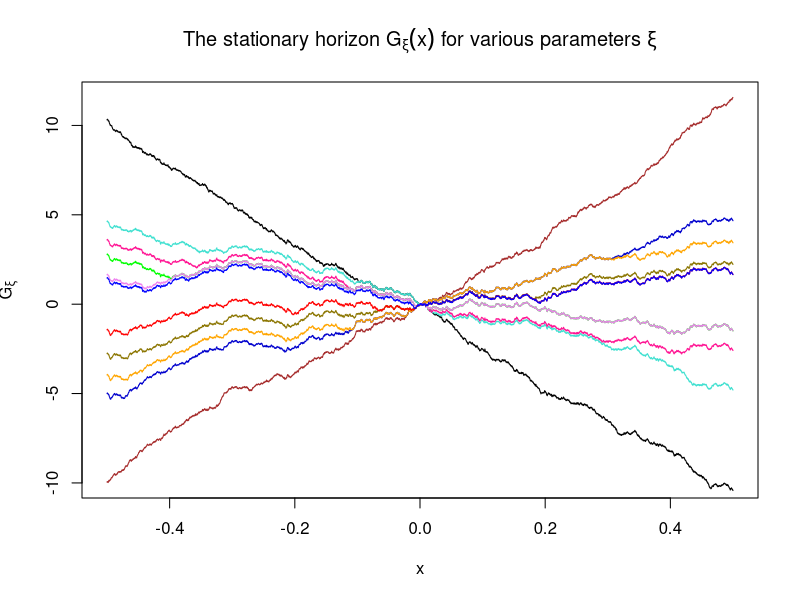

This figure's R source:
###############################################
# This function is the ququeing mapping D 
# from the paper "Global structure of 
# competition interfaces and semi-infinite geodesics in 
# Brownian last-passage percolation"
# Z1 and Z2 are vectors of BMS with drift
# drift of Z2 must be bigger than drift of Z1
# N_points is the length of the vectors
###############################################
D_queue <- function(Z2,Z1)
{
  N_points <- length(Z1)
  
  max_from_zero <- max(Z1 - Z2)
  
  max_from_t <- rep(NA,N_points)
  
  max_from_t[1] <- max_from_zero
  
  # getting a function for the max after time t
  for(i in 2:N_points)
  {
    if(Z1[i - 1] - Z2[i - 1] == max_from_t[i - 1])
    {
      max_from_t[i] <- max(Z1[i:N_points] - Z2[i:N_points])
    }
    else
    {
      max_from_t[i] <- max_from_t[i - 1]
    }
  }
  
  return(Z1 + max_from_zero - max_from_t)
  
}


#################################################################
# This is the mapping D^n that maps n functions to a single one. It works recursively
# Z is a matrix. The number of rows is the number of inputs to the function
# the columns are the disctretized versions of the input functions
#################################################################
general_D_queue <- function(Z)
{
  N_functions <- nrow(Z)
  
  # set the base for the recursion
  if(N_functions == 1)
  {
    return(as.vector(Z))
  }
  
  my_matrix <- matrix(Z[2:N_functions,],nrow = N_functions - 1,ncol = ncol(Z))
  
  return(D_queue(general_D_queue(my_matrix),Z[1,]))
}






###########################################################
# now simulating the stationary horizon (SH). 
# The default is the parameterization from the paper 
# "The stationary horizon and semi-infinite geodesics in the directed landscape"
# where each BM has diffusivity \sqrt 2 and drift 2\xi. The parameters can be changed
#######################################################
xi_vector <- c(-10,-5,-3,-2,-1,0,1,2,3,5,10)

N_functions <- length(xi_vector)

# parameters for the SH
diffusivity <- sqrt(2)

drift_factor <- 2

# end is where we will stop simulating. 
# We will want to make this big enough so that the max is unlikeley to occur after that time
end <- 2
step_size <- 0.0001

vertical_step_size <- sqrt(step_size)

N_points <- end/step_size

## each row will be a discretized, independent Brownian motion with appropriate drift
BM_drifts <- matrix(0,nrow = N_functions,ncol = N_points)

## each row will be the discretized Busemann function
Buse_functions <- matrix(0,nrow = N_functions,ncol = N_points)

# simulate the independent Brownian motions
for(i in 1:N_functions)
{
  for(j in 2:N_points)
  {
    BM_drifts[i,j] <- BM_drifts[i,j - 1] + diffusivity*rnorm(1,drift_factor/diffusivity*xi_vector[i]*step_size,vertical_step_size)
  }
}

# Now, we send these through the queueing mappings
# the output is a N_functions-dimensional vector of the stationary horizon with the specified drifts  
for(i in 1:N_functions)
{
  modified_matrix <- matrix(BM_drifts[1:i,],nrow = i,ncol = N_points)
  output_vector <- general_D_queue(modified_matrix)
  ## We center in the middle, then reverse time and make everything negative.
  Buse_functions[i,] <- -rev(output_vector - output_vector[N_points/2])
  
}


# we use a division factor to truncate the range we are looking at. 
# We are trying to simulate the sup of a BM with drift in an infinite time interval
# our simulation is therefore less valid near the boundary of the range we use. 
division_factor <- 4
x_vals <- seq(-end/division_factor,end/division_factor,length.out = N_points/division_factor*2 + 1)

# plot the functions on the same graph. Modify this for a different number of functions simulated 
plot(x_vals,Buse_functions[11,(N_points/division_factor):(3*N_points/division_factor)],type = "l",col = "brown",xlab = "x",ylab = expression(G[{xi}])) 
lines(x_vals,Buse_functions[1,(N_points/division_factor):(3*N_points/division_factor)],type = "l",col = "black")
lines(x_vals,Buse_functions[10,(N_points/division_factor):(3*N_points/division_factor) ],type = "l",col = "mediumblue")
lines(x_vals,Buse_functions[2,(N_points/division_factor):(3*N_points/division_factor)],type = "l",col = "turquoise")
lines(x_vals,Buse_functions[9,(N_points/division_factor):(3*N_points/division_factor) ],type = "l",col = "orange")
lines(x_vals,Buse_functions[3,(N_points/division_factor):(3*N_points/division_factor) ],type = "l",col = "deeppink")
lines(x_vals,Buse_functions[8,(N_points/division_factor):(3*N_points/division_factor) ],type = "l",col = "gold4")
lines(x_vals,Buse_functions[4,(N_points/division_factor):(3*N_points/division_factor)],type = "l",col = "green")
lines(x_vals,Buse_functions[7,(N_points/division_factor):(3*N_points/division_factor)],type = "l",col = "red")
lines(x_vals,Buse_functions[5,(N_points/division_factor):(3*N_points/division_factor) ],type = "l",col = "violet")
lines(x_vals,Buse_functions[6,(N_points/division_factor):(3*N_points/division_factor)],type = "l",col = "blue")

title(main = expression(paste("The stationary horizon ", G[xi](x), " for various parameters ",xi)))
